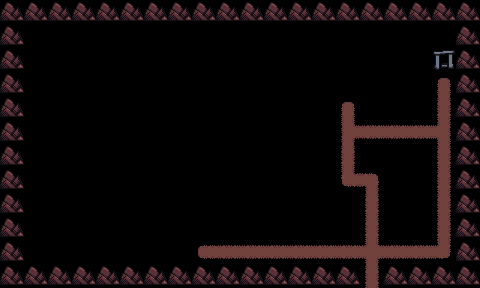

Rendered tile map (Tiled .tmx) drawn with the repository's tilesets; below, a short description and the full map source, tile grids included:
An orthogonal 20x12 tile map with 24x24 px tiles, 1 tile layer (Tile Layer 1).

<map version="1.10" tiledversion="1.11.2" orientation="orthogonal" renderorder="right-down" width="20" height="12" tilewidth="24" tileheight="24" infinite="0" nextlayerid="2" nextobjectid="1">
 <tileset firstgid="1" source="low-fi.tsx" />
 <layer id="1" name="Tile Layer 1" width="20" height="12">
  <data encoding="csv">
33,33,33,33,33,33,33,33,33,33,33,33,33,33,33,33,33,33,33,33,
33,0,0,0,0,0,0,0,0,0,0,0,0,0,0,0,0,0,0,33,
33,0,0,0,0,0,0,0,0,0,0,0,0,0,0,0,0,0,26,33,
33,0,0,0,0,0,0,0,0,0,0,0,0,0,0,0,0,0,1610612749,33,
33,0,0,0,0,0,0,0,0,0,0,0,0,0,1610612749,0,0,0,2684354572,33,
33,0,0,0,0,0,0,0,0,0,0,0,0,0,1610612747,12,12,12,2684354571,33,
33,0,0,0,0,0,0,0,0,0,0,0,0,0,2684354572,0,0,0,2684354572,33,
33,0,0,0,0,0,0,0,0,0,0,0,0,0,9,3221225481,0,0,2684354572,33,
33,0,0,0,0,0,0,0,0,0,0,0,0,0,0,2684354572,0,0,2684354572,33,
33,0,0,0,0,0,0,0,0,0,0,0,0,0,0,2684354572,0,0,2684354572,33,
33,0,0,0,0,0,0,0,3221225485,12,12,12,12,12,12,10,12,12,1610612745,33,
33,33,33,33,33,33,33,33,33,33,33,33,33,33,33,2684354572,33,33,33,33
</data>
 </layer>
</map>
